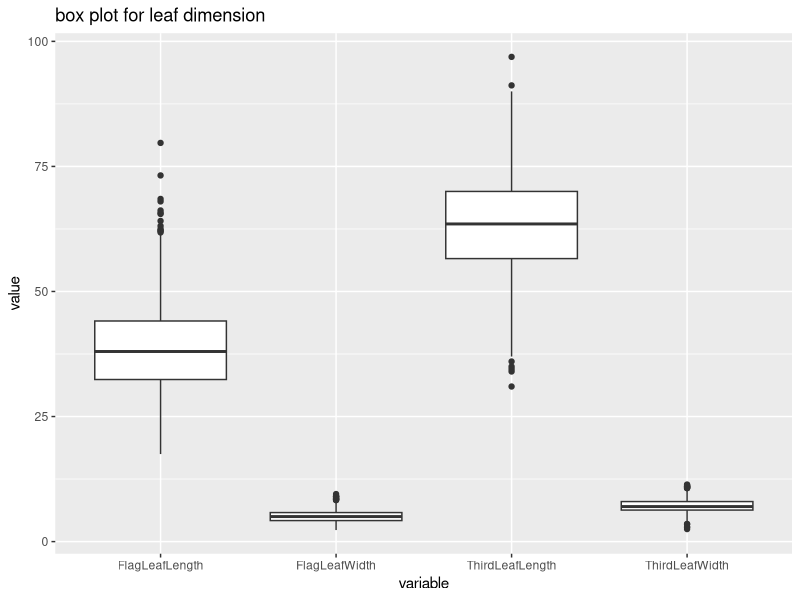
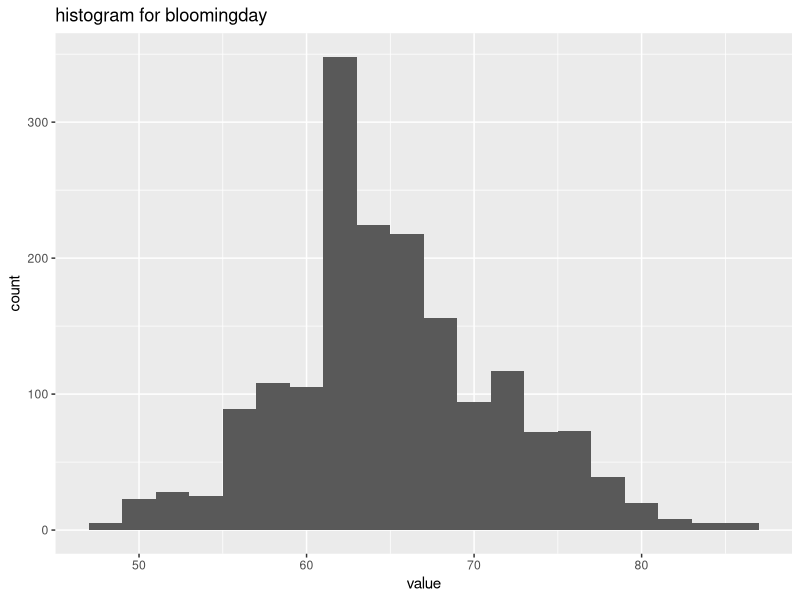
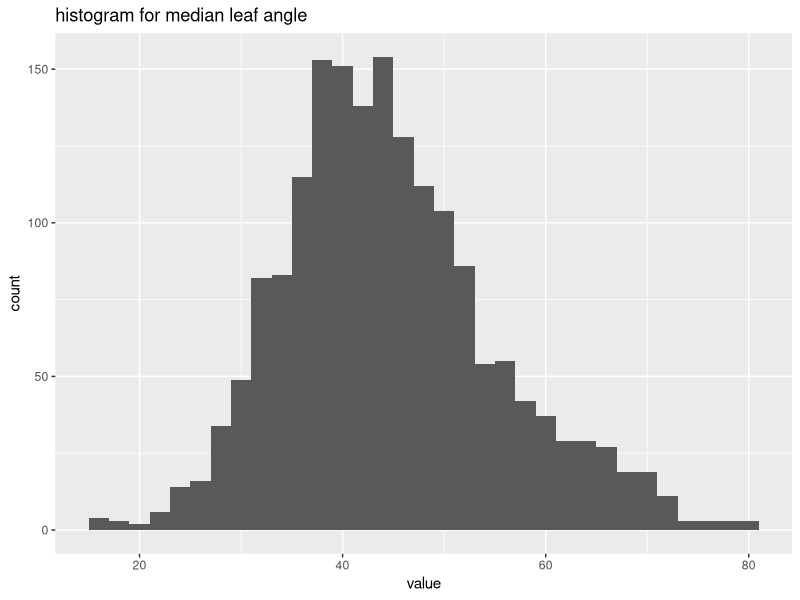
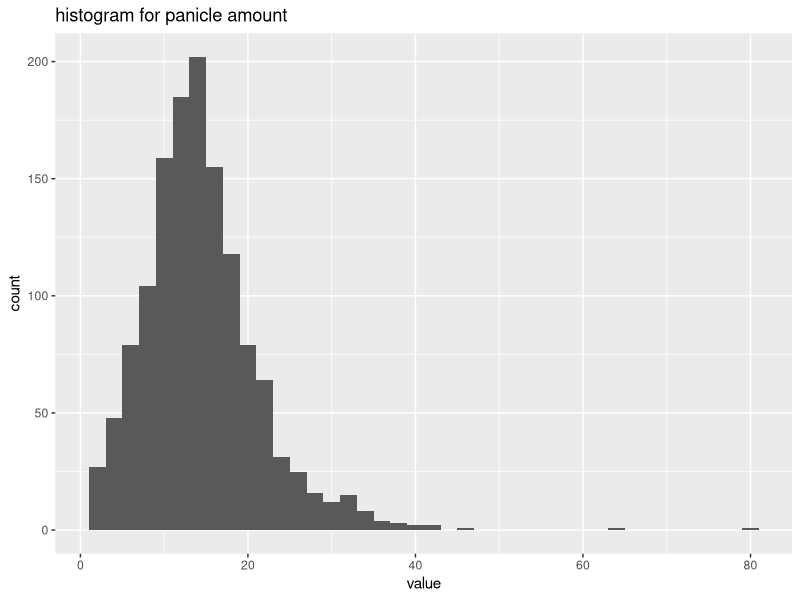
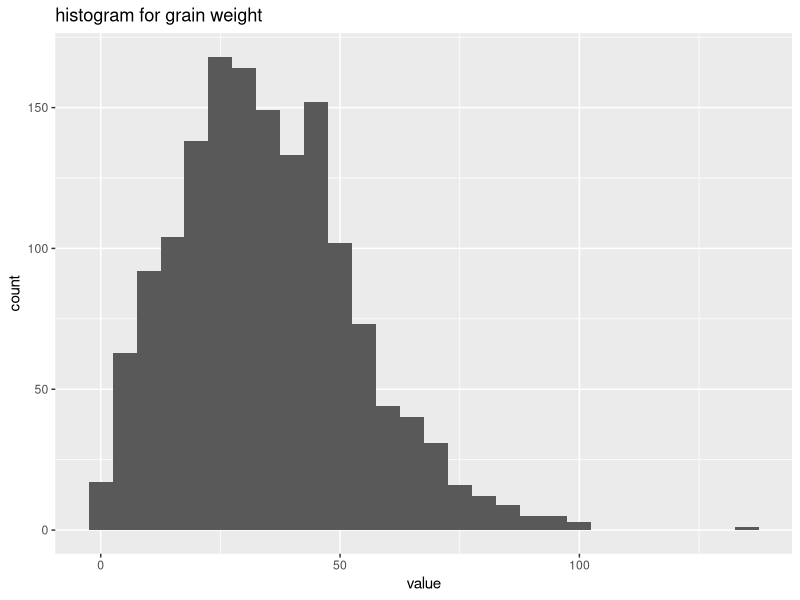
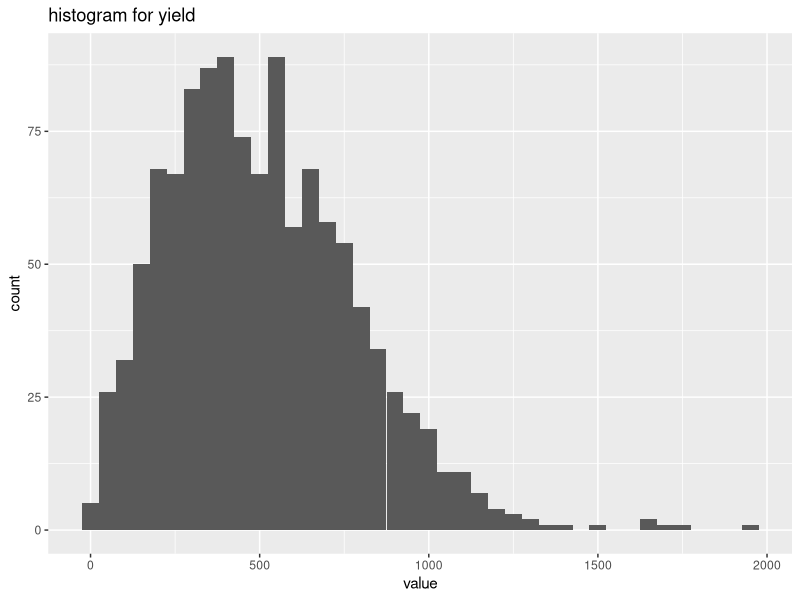
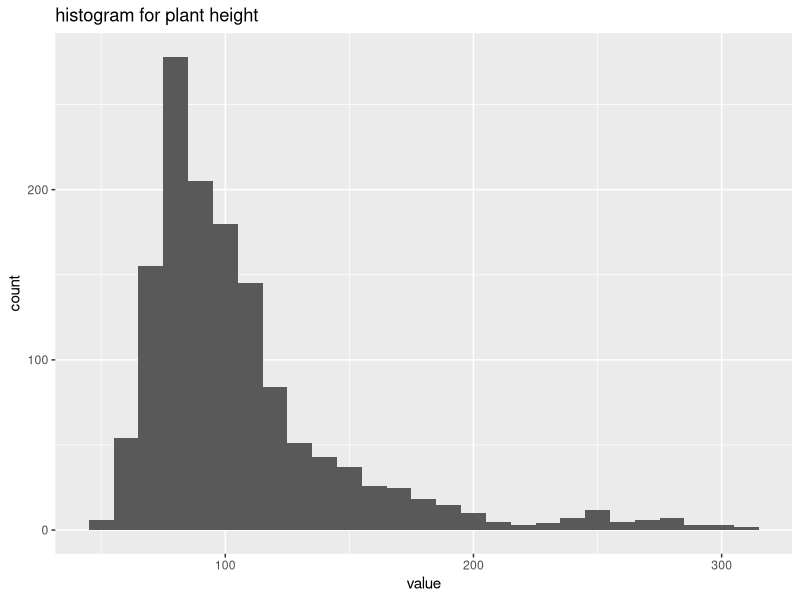
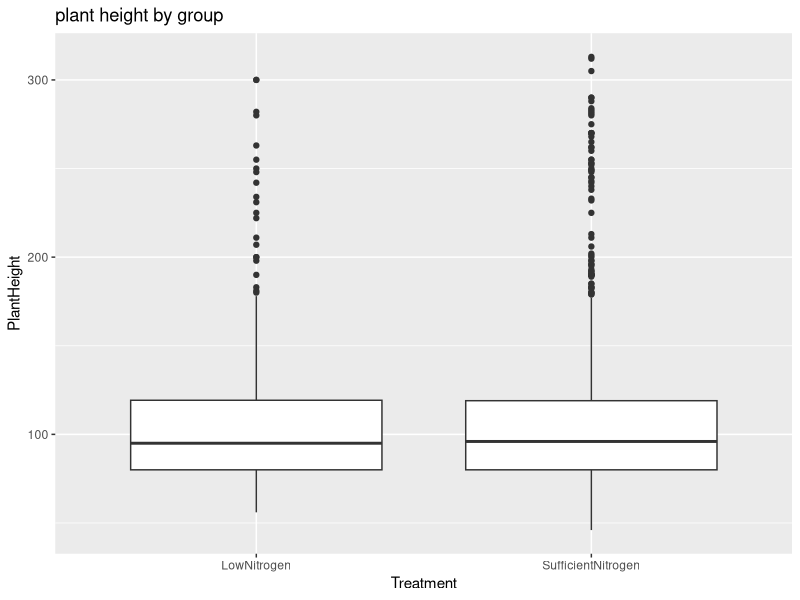

These figures' R source, in order:
## ---- chunk 1
library(readxl)
library(tidyverse)
dat<- read_xls("SAP2020_merged_v1.xls")

dat[1:5,]
## ---- chunk 2
##delete the useless column

newdat<- dat[,c(-1,-3)]

##there exist missing data in several rows at different column, we will rearrange it during analysis
## ---- chunk 3
summary(newdat)
## ---- chunk 4
library(ggplot2)
library(dplyr)
require(reshape2)
library(tidyr)


###select leaf dimention data to plot a box plot
###select required column
analysis_le<- newdat[,c(13,14,17,18)]
###clean navalue
clean_le<- analysis_le%>%
  melt()%>%
  ###cleaning na value
  drop_na(value)

###plot box plot
ggplot(clean_le,aes(x=variable, y=value))+
  geom_boxplot()+
  labs(
    title = "box plot for leaf dimension"
  )


  

## ---- chunk 5
##create some histogram for each variable to have a basic understand for each variable

###blooming date
analysis_bloom<-melt(newdat[,c(6)])

###clean navalue
clean_bloom<- analysis_bloom%>%
  ###cleaning na value
  drop_na(value)

###plot box plot
ggplot(clean_bloom,aes(x=value))+
  geom_histogram(binwidth = 2)+
  labs(
    title = "histogram for bloomingday"
  )


## ---- chunk 6

analysis_angle<-melt(newdat[,c(7)])

###clean navalue
clean_angle<- analysis_angle%>%
  ###cleaning na value
  drop_na(value)

###plot box plot
ggplot(clean_angle,aes(x=value))+
  geom_histogram(binwidth = 2)+
  labs(
    title = "histogram for median leaf angle"
  )

## ---- chunk 7

analysis_panicle<-melt(newdat[,c(10)])

###clean navalue
clean_panicle<- analysis_panicle%>%
  ###cleaning na value
  drop_na(value)

###plot box plot
ggplot(clean_panicle,aes(x=value))+
  geom_histogram(binwidth = 2)+
  labs(
    title = "histogram for panicle amount"
  )

## ---- chunk 8

analysis_grain<-melt(newdat[,c(11)])

###clean navalue
clean_grain<- analysis_grain%>%
  ###cleaning na value
  drop_na(value)

###plot box plot
ggplot(clean_grain,aes(x=value))+
  geom_histogram(binwidth = 5)+
  labs(
    title = "histogram for grain weight"
  )

## ---- chunk 9

analysis_yield<-melt(newdat[,c(12)])

###clean navalue
clean_yield<- analysis_yield%>%
  ###cleaning na value
  drop_na(value)

###plot box plot
ggplot(clean_yield,aes(x=value))+
  geom_histogram(binwidth = 50)+
  labs(
    title = "histogram for yield"
  )

## ---- chunk 10

analysis_height<-melt(newdat[,c(16)])

###clean navalue
clean_height<- analysis_height%>%
  ###cleaning na value
  drop_na(value)

###plot box plot
ggplot(clean_height,aes(x=value))+
  geom_histogram(binwidth = 10) +
  labs(
    title = "histogram for plant height"
  )

## ---- chunk 11
effect_height<-newdat[,c(5,16)]
###clean navalue
clean_eff_height<- effect_height%>%
  ###cleaning na value
  drop_na(PlantHeight)

ggplot(clean_eff_height, aes(x=Treatment, y=PlantHeight))+
  geom_boxplot() +
  labs(
    title = "plant height by group"
  )
ggplot(clean_eff_height, aes(x=PlantHeight, fill=Treatment))+
  geom_histogram() +
  labs(
    title = "plant height by group"
  )
## ---- chunk 12
effect_yield<-newdat[,c(5,12)]
###clean navalue
clean_eff_yield<- effect_yield%>%
  ###cleaning na value
  drop_na(EstimatedPlotYield)

 
ggplot(clean_eff_yield, aes(x=Treatment, y=EstimatedPlotYield))+
  geom_boxplot() +
  labs(
    title = "yield by treatment"
  )


## ---- chunk 13
###select required row
leaf_length<- newdat[,c(5,13,17)]
leaf_length %>% 
  rename( # here we rename the columns so things look nice in the graph later
    Flag = FlagLeafLength,
    Third = ThirdLeafLength
  ) %>% 
  pivot_longer( # then we collapse the columns for each side of the brain into a single column, with a second column holding size values
    cols = c("Flag", "Third"),
    names_to = "Side",
    values_to = "Size"
  ) %>%
  ###clean na value
  drop_na(Size)%>% # then we plot and give it a title
  ggplot(
    aes(
      x = Side,
      y = Size,
      fill = Treatment
    )
  ) + 
  geom_boxplot() +
  labs(
    title = "leaf length by group"
  )

## ---- chunk 14
###select required row
leaf_width<- newdat[,c(5,14,18)]
leaf_width %>% 
  rename( # here we rename the columns so things look nice in the graph later
    Flag = FlagLeafWidth,
    Third = ThirdLeafWidth
  ) %>% 
  pivot_longer( # then we collapse the columns for each side of the brain into a single column, with a second column holding size values
    cols = c("Flag", "Third"),
    names_to = "Side",
    values_to = "Size"
  ) %>%
  ###clean na value
  drop_na(Size)%>% # then we plot and give it a title
  ggplot(
    aes(
      x = Side,
      y = Size,
      fill = Treatment
    )
  ) + 
  geom_boxplot() +
  labs(
    title = "leaf width by group"
  )

## ---- chunk 15
dat <- as.data.frame(dat)
for (i in c(1:7)) {
  dat[,i]=factor(dat[,i])
}

dat[1:5,]

ggplot(data=dat, aes(x=Row, y=Column, color=EstimatedPlotYield))+
  geom_point()+
  scale_colour_gradient2(
    low = "blue",
    mid = "white",
    high = "red",
    midpoint = 900,
    space = "Lab",
    na.value = "grey50",
    guide = "colourbar",
    aesthetics = "colour")

## ---- chunk 16
panel.cor <- function(x, y, digits=2, prefix="", cex.cor){
  usr <- par("usr"); on.exit(par(usr))
  par(usr = c(0, 1, 0, 1))
  r <- cor(x, y, use = "complete")
  txt <- format(c(r, 0.123456789), digits=digits)[1]
  txt <- paste(prefix, txt, sep="")
  if(missing(cex.cor)) cex <- 0.8/strwidth(txt)
  text(0.5, 0.5, txt, cex = cex * abs(r))
}

dat_num <- dat[,unlist(lapply(dat, is.numeric))]  
yield_traits <- c("PaniclesPerPlot", "PanicleGrainWeight", "EstimatedPlotYield")
dat_yield <- dat[,yield_traits]
pairs(dat_yield,  upper.panel=panel.cor)
